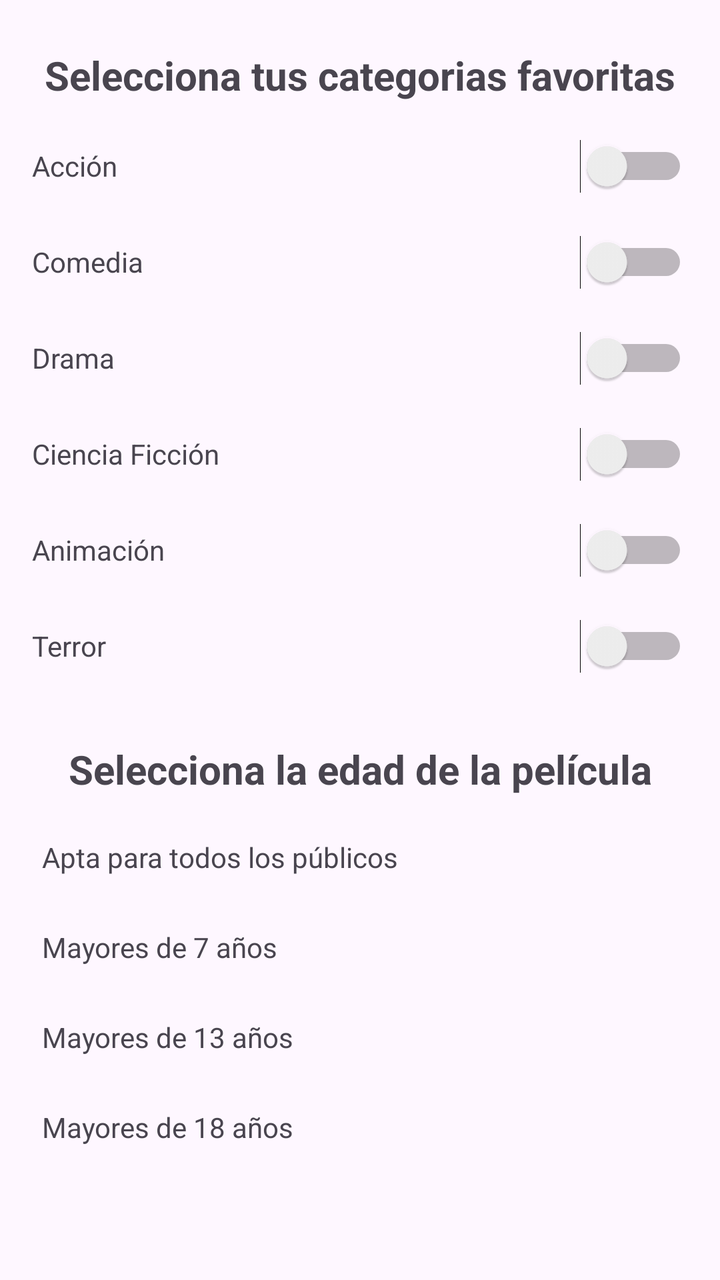
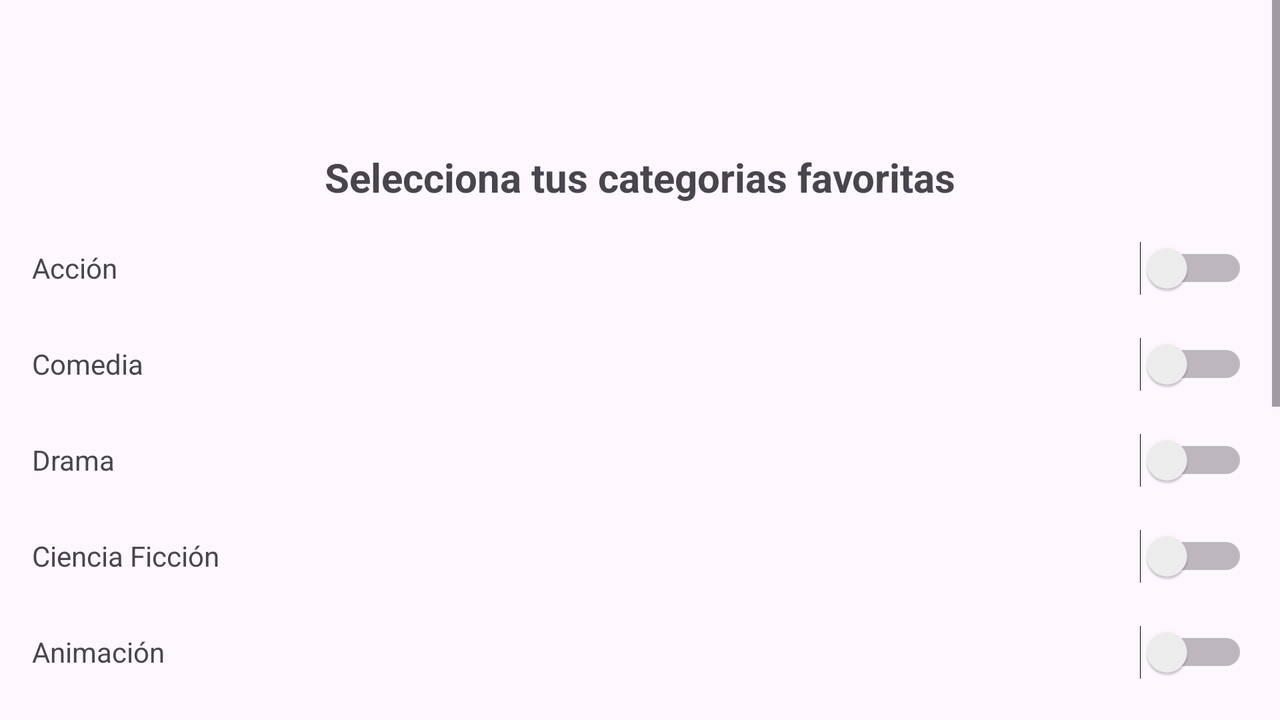

Two renders of one Android screen. The first uses the default layout on a phone; the second uses the alternative layout the repository ships for a different screen configuration, on a matching device. The two XML files are below.
<!-- AndroidManifest.xml: application theme Theme.Android_Project -->
<!-- res/layout/fragment_filters.xml -->
<?xml version="1.0" encoding="utf-8"?>
<androidx.constraintlayout.widget.ConstraintLayout xmlns:android="http://schemas.android.com/apk/res/android"
    xmlns:app="http://schemas.android.com/apk/res-auto"
    xmlns:tools="http://schemas.android.com/tools"
    android:layout_width="match_parent"
    android:layout_height="match_parent">

    <LinearLayout
        android:id="@+id/linearLayout2"
        android:layout_width="match_parent"
        android:layout_height="wrap_content"
        android:layout_marginStart="16dp"
        android:layout_marginTop="16dp"
        android:layout_marginEnd="16dp"
        android:orientation="vertical"
        app:layout_constraintEnd_toEndOf="parent"
        app:layout_constraintStart_toStartOf="parent"
        app:layout_constraintTop_toTopOf="parent">

        <TextView
            android:id="@+id/textView3"
            android:layout_width="match_parent"
            android:layout_height="wrap_content"
            android:gravity="center"
            android:paddingTop="8dp"
            android:paddingBottom="8dp"
            android:text="@string/tv_categorias_favoritas"
            android:textStyle="bold"
            android:textSize="20dp"/>

        <LinearLayout
            android:layout_width="match_parent"
            android:layout_height="wrap_content"
            android:orientation="horizontal">

            <TextView
                android:id="@+id/textView4"
                android:layout_width="0dp"
                android:layout_height="wrap_content"
                android:layout_weight="1"
                android:paddingTop="8dp"
                android:paddingBottom="8dp"
                android:text="@string/tv_categoria_accion" />

            <Switch
                android:id="@+id/swAccion"
                android:layout_width="wrap_content"
                android:layout_height="wrap_content"
                android:checked="false"
                android:minWidth="48dp"
                android:minHeight="48dp" />
        </LinearLayout>

        <LinearLayout
            android:layout_width="match_parent"
            android:layout_height="wrap_content"
            android:orientation="horizontal">

            <TextView
                android:id="@+id/textView5"
                android:layout_width="0dp"
                android:layout_height="wrap_content"
                android:layout_weight="1"
                android:paddingTop="8dp"
                android:paddingBottom="8dp"
                android:text="@string/tv_categoria_comedia" />

            <Switch
                android:id="@+id/swComedia"
                android:layout_width="wrap_content"
                android:layout_height="wrap_content"
                android:minWidth="48dp"
                android:minHeight="48dp" />
        </LinearLayout>

        <LinearLayout
            android:layout_width="match_parent"
            android:layout_height="wrap_content"
            android:orientation="horizontal">

            <TextView
                android:id="@+id/textView6"
                android:layout_width="0dp"
                android:layout_height="wrap_content"
                android:layout_weight="1"
                android:paddingTop="8dp"
                android:paddingBottom="8dp"
                android:text="@string/tv_categoria_drama" />

            <Switch
                android:id="@+id/swDrama"
                android:layout_width="wrap_content"
                android:layout_height="wrap_content"
                android:minWidth="48dp"
                android:minHeight="48dp" />
        </LinearLayout>

        <LinearLayout
            android:layout_width="match_parent"
            android:layout_height="wrap_content"
            android:orientation="horizontal">

            <TextView
                android:id="@+id/textView7"
                android:layout_width="0dp"
                android:layout_height="wrap_content"
                android:layout_weight="1"
                android:paddingTop="8dp"
                android:paddingBottom="8dp"
                android:text="@string/tv_categoria_cienciaficcion" />

            <Switch
                android:id="@+id/swCienciaFiccion"
                android:layout_width="wrap_content"
                android:layout_height="wrap_content"
                android:minWidth="48dp"
                android:minHeight="48dp" />
        </LinearLayout>

        <LinearLayout
            android:layout_width="match_parent"
            android:layout_height="wrap_content"
            android:orientation="horizontal">

            <TextView
                android:id="@+id/textView8"
                android:layout_width="0dp"
                android:layout_height="wrap_content"
                android:layout_weight="1"
                android:paddingTop="8dp"
                android:paddingBottom="8dp"
                android:text="@string/tv_categoria_animacion" />

            <Switch
                android:id="@+id/swAnimacion"
                android:layout_width="wrap_content"
                android:layout_height="wrap_content"
                android:minWidth="48dp"
                android:minHeight="48dp" />
        </LinearLayout>

        <LinearLayout
            android:layout_width="match_parent"
            android:layout_height="wrap_content"
            android:orientation="horizontal">

            <TextView
                android:id="@+id/textView9"
                android:layout_width="0dp"
                android:layout_height="wrap_content"
                android:layout_weight="1"
                android:paddingTop="8dp"
                android:paddingBottom="8dp"
                android:text="@string/tv_categoria_terror" />

            <Switch
                android:id="@+id/swTerror"
                android:layout_width="wrap_content"
                android:layout_height="wrap_content"
                android:minWidth="48dp"
                android:minHeight="48dp" />
        </LinearLayout>

    </LinearLayout>

    <LinearLayout
        android:id="@+id/linearLayout3"
        android:layout_width="match_parent"
        android:layout_height="wrap_content"
        android:layout_marginStart="16dp"
        android:layout_marginTop="16dp"
        android:layout_marginEnd="16dp"
        android:orientation="vertical"
        app:layout_constraintEnd_toEndOf="parent"
        app:layout_constraintStart_toStartOf="parent"
        app:layout_constraintTop_toBottomOf="@+id/linearLayout2">

        <TextView
            android:id="@+id/textView10"
            android:layout_width="match_parent"
            android:layout_height="wrap_content"
            android:gravity="center"
            android:paddingTop="8dp"
            android:paddingBottom="8dp"
            android:text="@string/tv_seleccionar_edad"
            android:textStyle="bold"
            android:textSize="20dp"/>

        <LinearLayout
            android:id="@+id/ly_todos_publicos"
            android:layout_width="match_parent"
            android:layout_height="wrap_content"
            android:orientation="horizontal"
            android:layout_margin="5dp">

            <TextView
                android:id="@+id/textView11"
                android:layout_width="140dp"
                android:layout_height="wrap_content"
                android:layout_weight="1"
                android:paddingTop="8dp"
                android:paddingBottom="8dp"
                android:text="@string/tv_apta_todos_publicos" />

            <ImageView
                android:id="@+id/iv_check_todos_publicos"
                android:layout_width="wrap_content"
                android:layout_height="match_parent"
                android:layout_weight="1"
                app:srcCompat="@drawable/check_24" />
        </LinearLayout>

        <LinearLayout
            android:id="@+id/ly_mas_siete"
            android:layout_width="match_parent"
            android:layout_height="wrap_content"
            android:orientation="horizontal"
            android:layout_margin="5dp">

            <TextView
                android:id="@+id/textView12"
                android:layout_width="140dp"
                android:layout_height="wrap_content"
                android:layout_weight="1"
                android:paddingTop="8dp"
                android:paddingBottom="8dp"
                android:text="@string/tv_mayores_siete" />

            <ImageView
                android:id="@+id/iv_check_siete"
                android:layout_width="wrap_content"
                android:layout_height="match_parent"
                android:layout_weight="1"
                android:visibility="invisible"
                app:srcCompat="@drawable/check_24" />
        </LinearLayout>

        <LinearLayout
            android:id="@+id/ly_mas_trece"
            android:layout_width="match_parent"
            android:layout_height="wrap_content"
            android:orientation="horizontal"
            android:layout_margin="5dp">

            <TextView
                android:id="@+id/textView13"
                android:layout_width="140dp"
                android:layout_height="wrap_content"
                android:layout_weight="1"
                android:paddingTop="8dp"
                android:paddingBottom="8dp"
                android:text="@string/tv_mayores_trece" />

            <ImageView
                android:id="@+id/iv_check_trece"
                android:layout_width="wrap_content"
                android:layout_height="match_parent"
                android:layout_weight="1"
                android:visibility="invisible"
                app:srcCompat="@drawable/check_24" />
        </LinearLayout>

        <LinearLayout
            android:id="@+id/ly_mas_dieciocho"
            android:layout_width="match_parent"
            android:layout_height="wrap_content"
            android:orientation="horizontal"
            android:layout_margin="5dp">

            <TextView
                android:id="@+id/textView14"
                android:layout_width="140dp"
                android:layout_height="wrap_content"
                android:layout_weight="1"
                android:paddingTop="8dp"
                android:paddingBottom="8dp"
                android:text="@string/tv_mayores_dieciocho" />

            <ImageView
                android:id="@+id/iv_check_dieciocho"
                android:layout_width="wrap_content"
                android:layout_height="match_parent"
                android:layout_weight="1"
                android:visibility="invisible"
                app:srcCompat="@drawable/check_24" />
        </LinearLayout>
    </LinearLayout>

    <ImageButton
        android:id="@+id/closeEmergent"
        android:layout_width="51dp"
        android:layout_height="50dp"
        android:layout_marginTop="1dp"
        android:layout_marginEnd="1dp"
        app:layout_constraintEnd_toEndOf="parent"
        app:layout_constraintTop_toTopOf="parent"
        android:contentDescription="Close Button"
        android:background="@android:color/transparent"
        app:srcCompat="@drawable/baseline_close_24" />

</androidx.constraintlayout.widget.ConstraintLayout>
<!-- resources referenced by this layout -->
<resources>
  <string name="tv_apta_todos_publicos">Apta para todos los públicos</string>
  <string name="tv_categoria_accion">Acción</string>
  <string name="tv_categoria_animacion">Animación</string>
  <string name="tv_categoria_cienciaficcion">Ciencia Ficción</string>
  <string name="tv_categoria_comedia">Comedia</string>
  <string name="tv_categoria_drama">Drama</string>
  <string name="tv_categoria_terror">Terror</string>
  <string name="tv_categorias_favoritas">Selecciona tus categorias favoritas</string>
  <string name="tv_mayores_dieciocho">Mayores de 18 años</string>
  <string name="tv_mayores_siete">Mayores de 7 años</string>
  <string name="tv_mayores_trece">Mayores de 13 años</string>
  <string name="tv_seleccionar_edad">Selecciona la edad de la película</string>
  <style name="Theme.Android_Project" parent="Base.Theme.Android_Project" />
  <style name="Base.Theme.Android_Project" parent="Theme.Material3.DayNight">
          
          
      </style>
</resources>
<!-- res/layout-land/fragment_filters.xml (the author's variant of the layout above) -->
<!-- drawn on the phone turned sideways -->
<?xml version="1.0" encoding="utf-8"?>
<androidx.constraintlayout.widget.ConstraintLayout xmlns:android="http://schemas.android.com/apk/res/android"
    xmlns:app="http://schemas.android.com/apk/res-auto"
    xmlns:tools="http://schemas.android.com/tools"
    android:layout_width="match_parent"
    android:layout_height="match_parent">

    <ScrollView
        android:layout_width="match_parent"
        android:layout_height="match_parent"
        android:orientation="vertical"
        >
        <LinearLayout
            android:layout_width="match_parent"
            android:layout_height="match_parent"
            android:orientation="vertical">

            <ImageButton
                android:id="@+id/closeEmergent"
                android:layout_width="51dp"
                android:layout_height="50dp"
                android:layout_marginTop="1dp"
                android:layout_marginEnd="1dp"
                android:background="@android:color/transparent"
                android:contentDescription="Close Button"
                app:layout_constraintEnd_toEndOf="parent"
                app:layout_constraintTop_toTopOf="parent"
                app:srcCompat="@drawable/baseline_close_24" />

            <LinearLayout
        android:id="@+id/linearLayout2"
        android:layout_width="match_parent"
        android:layout_height="wrap_content"
        android:layout_marginStart="16dp"
        android:layout_marginTop="16dp"
        android:layout_marginEnd="16dp"
        android:orientation="vertical"
        app:layout_constraintEnd_toEndOf="parent"
        app:layout_constraintStart_toStartOf="parent"
        app:layout_constraintTop_toTopOf="parent">

        <TextView
            android:id="@+id/textView3"
            android:layout_width="match_parent"
            android:layout_height="wrap_content"
            android:gravity="center"
            android:paddingTop="8dp"
            android:paddingBottom="8dp"
            android:text="@string/tv_categorias_favoritas"
            android:textStyle="bold"
            android:textSize="20dp"/>

        <LinearLayout
            android:layout_width="match_parent"
            android:layout_height="wrap_content"
            android:orientation="horizontal">

            <TextView
                android:id="@+id/textView4"
                android:layout_width="0dp"
                android:layout_height="wrap_content"
                android:layout_weight="1"
                android:paddingTop="8dp"
                android:paddingBottom="8dp"
                android:text="@string/tv_categoria_accion" />

            <Switch
                android:id="@+id/swAccion"
                android:layout_width="wrap_content"
                android:layout_height="wrap_content"
                android:checked="false"
                android:minWidth="48dp"
                android:minHeight="48dp" />
        </LinearLayout>

        <LinearLayout
            android:layout_width="match_parent"
            android:layout_height="wrap_content"
            android:orientation="horizontal">

            <TextView
                android:id="@+id/textView5"
                android:layout_width="0dp"
                android:layout_height="wrap_content"
                android:layout_weight="1"
                android:paddingTop="8dp"
                android:paddingBottom="8dp"
                android:text="@string/tv_categoria_comedia" />

            <Switch
                android:id="@+id/swComedia"
                android:layout_width="wrap_content"
                android:layout_height="wrap_content"
                android:minWidth="48dp"
                android:minHeight="48dp" />
        </LinearLayout>

        <LinearLayout
            android:layout_width="match_parent"
            android:layout_height="wrap_content"
            android:orientation="horizontal">

            <TextView
                android:id="@+id/textView6"
                android:layout_width="0dp"
                android:layout_height="wrap_content"
                android:layout_weight="1"
                android:paddingTop="8dp"
                android:paddingBottom="8dp"
                android:text="@string/tv_categoria_drama" />

            <Switch
                android:id="@+id/swDrama"
                android:layout_width="wrap_content"
                android:layout_height="wrap_content"
                android:minWidth="48dp"
                android:minHeight="48dp" />
        </LinearLayout>

        <LinearLayout
            android:layout_width="match_parent"
            android:layout_height="wrap_content"
            android:orientation="horizontal">

            <TextView
                android:id="@+id/textView7"
                android:layout_width="0dp"
                android:layout_height="wrap_content"
                android:layout_weight="1"
                android:paddingTop="8dp"
                android:paddingBottom="8dp"
                android:text="@string/tv_categoria_cienciaficcion" />

            <Switch
                android:id="@+id/swCienciaFiccion"
                android:layout_width="wrap_content"
                android:layout_height="wrap_content"
                android:minWidth="48dp"
                android:minHeight="48dp" />
        </LinearLayout>

        <LinearLayout
            android:layout_width="match_parent"
            android:layout_height="wrap_content"
            android:orientation="horizontal">

            <TextView
                android:id="@+id/textView8"
                android:layout_width="0dp"
                android:layout_height="wrap_content"
                android:layout_weight="1"
                android:paddingTop="8dp"
                android:paddingBottom="8dp"
                android:text="@string/tv_categoria_animacion" />

            <Switch
                android:id="@+id/swAnimacion"
                android:layout_width="wrap_content"
                android:layout_height="wrap_content"
                android:minWidth="48dp"
                android:minHeight="48dp" />
        </LinearLayout>

        <LinearLayout
            android:layout_width="match_parent"
            android:layout_height="wrap_content"
            android:orientation="horizontal">

            <TextView
                android:id="@+id/textView9"
                android:layout_width="0dp"
                android:layout_height="wrap_content"
                android:layout_weight="1"
                android:paddingTop="8dp"
                android:paddingBottom="8dp"
                android:text="@string/tv_categoria_terror" />

            <Switch
                android:id="@+id/swTerror"
                android:layout_width="wrap_content"
                android:layout_height="wrap_content"
                android:minWidth="48dp"
                android:minHeight="48dp" />
        </LinearLayout>

    </LinearLayout>

            <LinearLayout
        android:id="@+id/linearLayout3"
        android:layout_width="match_parent"
        android:layout_height="wrap_content"
        android:layout_marginStart="16dp"
        android:layout_marginTop="16dp"
        android:layout_marginEnd="16dp"
        android:orientation="vertical"
        app:layout_constraintEnd_toEndOf="parent"
        app:layout_constraintStart_toStartOf="parent"
        app:layout_constraintTop_toBottomOf="@+id/linearLayout2">

        <TextView
            android:id="@+id/textView10"
            android:layout_width="match_parent"
            android:layout_height="wrap_content"
            android:gravity="center"
            android:paddingTop="8dp"
            android:paddingBottom="8dp"
            android:text="@string/tv_seleccionar_edad"
            android:textStyle="bold"
            android:textSize="20dp"/>

        <LinearLayout
            android:id="@+id/ly_todos_publicos"
            android:layout_width="match_parent"
            android:layout_height="wrap_content"
            android:orientation="horizontal"
            android:layout_margin="5dp">

            <TextView
                android:id="@+id/textView11"
                android:layout_width="140dp"
                android:layout_height="wrap_content"
                android:layout_weight="1"
                android:paddingTop="8dp"
                android:paddingBottom="8dp"
                android:text="@string/tv_apta_todos_publicos" />

            <ImageView
                android:id="@+id/iv_check_todos_publicos"
                android:layout_width="wrap_content"
                android:layout_height="match_parent"
                android:layout_weight="1"
                app:srcCompat="@drawable/check_24" />
        </LinearLayout>

        <LinearLayout
            android:id="@+id/ly_mas_siete"
            android:layout_width="match_parent"
            android:layout_height="wrap_content"
            android:orientation="horizontal"
            android:layout_margin="5dp">

            <TextView
                android:id="@+id/textView12"
                android:layout_width="140dp"
                android:layout_height="wrap_content"
                android:layout_weight="1"
                android:paddingTop="8dp"
                android:paddingBottom="8dp"
                android:text="@string/tv_mayores_siete" />

            <ImageView
                android:id="@+id/iv_check_siete"
                android:layout_width="wrap_content"
                android:layout_height="match_parent"
                android:layout_weight="1"
                android:visibility="invisible"
                app:srcCompat="@drawable/check_24" />
        </LinearLayout>

        <LinearLayout
            android:id="@+id/ly_mas_trece"
            android:layout_width="match_parent"
            android:layout_height="wrap_content"
            android:orientation="horizontal"
            android:layout_margin="5dp">

            <TextView
                android:id="@+id/textView13"
                android:layout_width="140dp"
                android:layout_height="wrap_content"
                android:layout_weight="1"
                android:paddingTop="8dp"
                android:paddingBottom="8dp"
                android:text="@string/tv_mayores_trece" />

            <ImageView
                android:id="@+id/iv_check_trece"
                android:layout_width="wrap_content"
                android:layout_height="match_parent"
                android:layout_weight="1"
                android:visibility="invisible"
                app:srcCompat="@drawable/check_24" />
        </LinearLayout>

        <LinearLayout
            android:id="@+id/ly_mas_dieciocho"
            android:layout_width="match_parent"
            android:layout_height="wrap_content"
            android:orientation="horizontal"
            android:layout_margin="5dp">

            <TextView
                android:id="@+id/textView14"
                android:layout_width="140dp"
                android:layout_height="wrap_content"
                android:layout_weight="1"
                android:paddingTop="8dp"
                android:paddingBottom="8dp"
                android:text="@string/tv_mayores_dieciocho" />

            <ImageView
                android:id="@+id/iv_check_dieciocho"
                android:layout_width="wrap_content"
                android:layout_height="match_parent"
                android:layout_weight="1"
                android:visibility="invisible"
                app:srcCompat="@drawable/check_24" />
        </LinearLayout>
    </LinearLayout>

        </LinearLayout>
    </ScrollView>
</androidx.constraintlayout.widget.ConstraintLayout>
